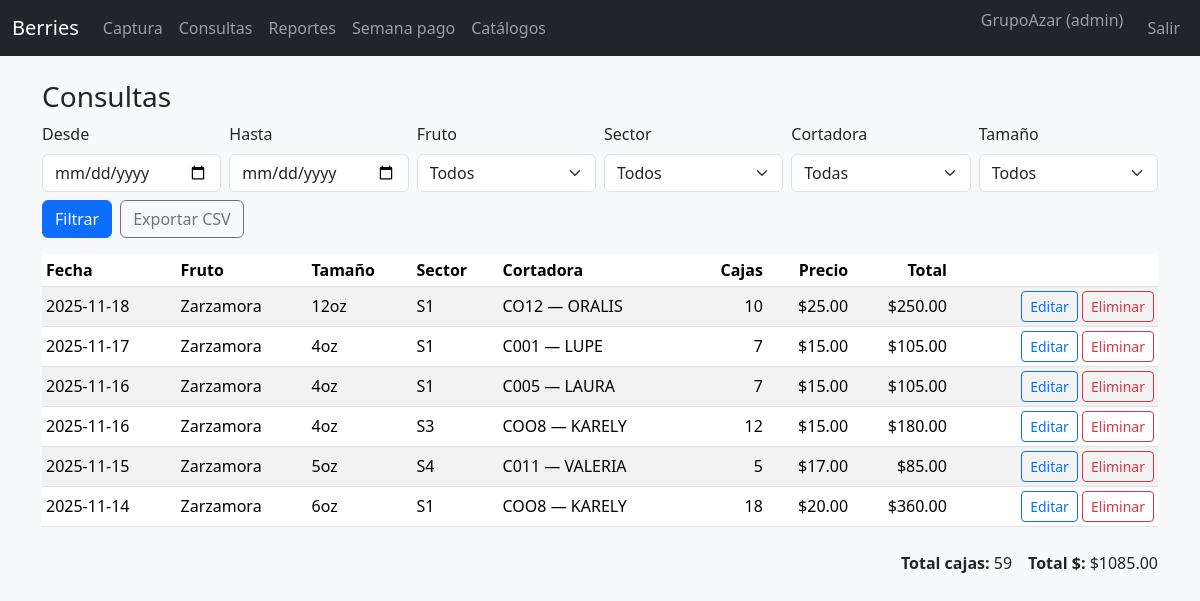
The app's page /harvests (signed in) with its own data.
### models.py (models this page shows)
class User(Base):
    __tablename__ = "users"
    id = Column(Integer, primary_key=True)
    username = Column(String(50), unique=True, nullable=False)
    password_hash = Column(String(200), nullable=False)
    role = Column(String(20), nullable=False, default="capturista")
    active = Column(Integer, default=1)

class Harvest(Base):
    __tablename__ = "harvests"
    id = Column(Integer, primary_key=True)
    date = Column(Date, nullable=False)
    fruit_id  = Column(Integer, ForeignKey("fruits.id"), nullable=False)
    sector_id = Column(Integer, ForeignKey("sectors.id"), nullable=False)
    picker_id = Column(Integer, ForeignKey("pickers.id"), nullable=False)
    size_id   = Column(Integer, ForeignKey("box_sizes.id"), nullable=False)
    boxes = Column(Integer, nullable=False, default=0)
    price_per_box = Column(Numeric(10,2), nullable=False, default=0)
    total = Column(Numeric(12,2), nullable=False, default=0)
    created_by = Column(Integer, ForeignKey("users.id"))
    created_at = Column(DateTime, default=datetime.utcnow)
    fruit = relationship("Fruit")
    sector = relationship("Sector")
    picker = relationship("Picker")
    size   = relationship("BoxSize")
    creator= relationship("User")

class Fruit(Base):
    __tablename__ = "fruits"
    id = Column(Integer, primary_key=True)
    name = Column(String(50), unique=True, nullable=False)
    active = Column(Integer, default=1)

class BoxSize(Base):
    __tablename__ = "box_sizes"
    id = Column(Integer, primary_key=True)
    name = Column(String(20), unique=True, nullable=False)
    active = Column(Integer, default=1)

class Sector(Base):
    __tablename__ = "sectors"
    id = Column(Integer, primary_key=True)
    code = Column(String(20), unique=True, nullable=False)
    description = Column(String(100))
    active = Column(Integer, default=1)

class Picker(Base):
    __tablename__ = "pickers"
    id = Column(Integer, primary_key=True)
    code = Column(String(20), unique=True, nullable=False)
    name = Column(String(100), nullable=False)
    active = Column(Integer, default=1)

### app.py (the view)
@app.route("/harvests")
@login_required
def harvest_list():
    db=get_db(); q=db.query(Harvest)
    df=request.args.get("date_from"); dt=request.args.get("date_to")
    fruit_id=request.args.get("fruit_id"); sector_id=request.args.get("sector_id")
    picker_id=request.args.get("picker_id"); size_id=request.args.get("size_id")
    if df: q=q.filter(Harvest.date>=datetime.strptime(df,"%Y-%m-%d").date())
    if dt: q=q.filter(Harvest.date<=datetime.strptime(dt,"%Y-%m-%d").date())
    if fruit_id and fruit_id.isdigit():  q=q.filter(Harvest.fruit_id==int(fruit_id))
    if sector_id and sector_id.isdigit():q=q.filter(Harvest.sector_id==int(sector_id))
    if picker_id and picker_id.isdigit():q=q.filter(Harvest.picker_id==int(picker_id))
    if size_id and size_id.isdigit():    q=q.filter(Harvest.size_id==int(size_id))
    items = q.order_by(Harvest.date.desc(), Harvest.id.desc()).limit(2000).all()
    fruits  = db.query(Fruit).order_by(Fruit.name).all()
    sectors = db.query(Sector).order_by(Sector.code).all()
    pickers = db.query(Picker).order_by(Picker.code).all()
    sizes   = db.query(BoxSize).order_by(BoxSize.name).all()
    total_boxes = sum(i.boxes for i in items) if items else 0
    total_money = sum(float(i.total) for i in items) if items else 0.0
    return render_template("harvest_list.html", items=items, fruits=fruits, sectors=sectors,
                           pickers=pickers, sizes=sizes, total_boxes=total_boxes, total_money=total_money)

### app.py (called while the page is built)
def get_db(): return SessionLocal()

@login_manager.user_loader
def load_user(uid):
    db = get_db()
    u = db.get(User, int(uid))
    return UserAdapter(u) if u else None

@app.context_processor
def inject_today(): return {"today": date.today()}

    @property
    def role(self): return self._u.role

    @property
    def username(self): return self._u.username

### templates/harvest_list.html (shortened to what this page needs)
{% extends 'base.html' %}
{% block content %}
<h3>Consultas</h3>
<form class='row g-2 mb-3' method='get'>
  <div class='col-md-2'><label class='form-label'>Desde</label><input type='date' class='form-control' name='date_from' value='{{ request.args.get('date_from','') }}'></div>
  <div class='col-md-2'><label class='form-label'>Hasta</label><input type='date' class='form-control' name='date_to' value='{{ request.args.get('date_to','') }}'></div>
  <div class='col-md-2'><label class='form-label'>Fruto</label><select class='form-select' name='fruit_id'><option value=''>Todos</option></select></div>
  <div class='col-md-2'><label class='form-label'>Sector</label><select class='form-select' name='sector_id'><option value=''>Todos</option></select></div>
  <div class='col-md-2'><label class='form-label'>Cortadora</label><select class='form-select' name='picker_id'><option value=''>Todas</option></select></div>
  <div class='col-md-2'><label class='form-label'>Tamaño</label><select class='form-select' name='size_id'><option value=''>Todos</option></select></div>
  <div class='col-12 d-flex align-items-end mt-2'>
    <button class='btn btn-primary me-2'>Filtrar</button>
    <a class='btn btn-outline-secondary' href='{{ url_for('export_csv') }}?date_from={{ request.args.get('date_from','') }}&date_to={{ request.args.get('date_to','') }}&fruit_id={{ request.args.get('fruit_id','') }}&sector_id={{ request.args.get('sector_id','') }}&picker_id={{ request.args.get('picker_id','') }}&size_id={{ request.args.get('size_id','') }}'>Exportar CSV</a>
  </div>
</form>
<div class='table-responsive'><table class='table table-sm table-striped align-middle'>
  <thead><tr><th>Fecha</th><th>Fruto</th><th>Tamaño</th><th>Sector</th><th>Cortadora</th><th class='text-end'>Cajas</th><th class='text-end'>Precio</th><th class='text-end'>Total</th><th></th></tr></thead>
  <tbody>
    {% for i in items %}
    <tr>
      <td>{{ i.date }}</td><td>{{ i.fruit.name }}</td><td>{{ i.size.name }}</td><td>{{ i.sector.code }}</td><td>{{ i.picker.code }} — {{ i.picker.name }}</td>
      <td class='text-end'>{{ i.boxes }}</td><td class='text-end'>${{ '%.2f'|format(i.price_per_box) }}</td><td class='text-end'>${{ '%.2f'|format(i.total) }}</td>
      <td class='text-end'>
        <a class='btn btn-sm btn-outline-primary' href='{{ url_for('harvest_edit', hid=i.id) }}'>Editar</a>
        {% if current_user.role=='admin' %}
        <form class='d-inline' method='post' action='{{ url_for("harvest_delete", hid=i.id) }}' onsubmit="return confirm('¿Eliminar registro?');">
          <button class='btn btn-sm btn-outline-danger'>Eliminar</button>
        </form>
        {% endif %}
      </td>
    </tr>
    {% endfor %}
  </tbody>
</table></div>
<div class='mt-2 d-flex justify-content-end gap-3'>
  <div><b>Total cajas:</b> {{ total_boxes }}</div>
  <div><b>Total $:</b> ${{ '%.2f'|format(total_money) }}</div>
</div>
{% endblock %}

### templates/base.html (shortened to what this page needs)
<!doctype html>
<html lang="es">
<head>
  <link href="https://cdn.jsdelivr.net/npm/bootstrap@5.3.3/dist/css/bootstrap.min.css" rel="stylesheet">
</head>
<body class="bg-light">
<nav class="navbar navbar-expand-lg navbar-dark bg-dark">
  <div class="container-fluid">
    <a class="navbar-brand" href="{{ url_for('index') }}">Berries</a>
    <div class="collapse navbar-collapse" id="navbars">
      <ul class="navbar-nav me-auto">
        {% if current_user.is_authenticated %}
          <li class="nav-item"><a class="nav-link" href="{{ url_for('harvest_new') }}">Captura</a></li>
          <li class="nav-item"><a class="nav-link" href="{{ url_for('harvest_list') }}">Consultas</a></li>
          <li class="nav-item"><a class="nav-link" href="{{ url_for('reports') }}">Reportes</a></li>
          <li class="nav-item"><a class="nav-link" href="{{ url_for('weekly') }}">Semana pago</a></li>
          {% if current_user.role == 'admin' %}
            <li class="nav-item"><a class="nav-link" href="{{ url_for('catalogs') }}">Catálogos</a></li>
          {% endif %}
        {% endif %}
      </ul>
      <ul class="navbar-nav">
        {% if current_user.is_authenticated %}
          <li class="nav-item"><span class="navbar-text me-3">{{ current_user.username }} ({{ current_user.role }})</span></li>
          <li class="nav-item"><a class="nav-link" href="{{ url_for('logout') }}">Salir</a></li>
        {% else %}
          <li class="nav-item"><a class="nav-link" href="{{ url_for('login') }}">Entrar</a></li>
        {% endif %}
      </ul>
    </div>
  </div>
</nav>
<main class="container py-4">
  {% block content %}{% endblock %}
</main>
</body>
</html>

### records on screen
User: username "GrupoAzar", role "admin"
Harvest: date "2025-11-18", fruit.name "Zarzamora", size.name "12oz", sector.code "S1", picker.code "CO12", picker.name "ORALIS", boxes "10", price_per_box "25.00", total "250.00"
Harvest: date "2025-11-17", fruit.name "Zarzamora", size.name "4oz", sector.code "S1", picker.code "C001", picker.name "LUPE", boxes "7", price_per_box "15.00", total "105.00"
Harvest: date "2025-11-16", fruit.name "Zarzamora", size.name "4oz", sector.code "S1", picker.code "C005", picker.name "LAURA", boxes "7", price_per_box "15.00", total "105.00"
Harvest: date "2025-11-16", fruit.name "Zarzamora", size.name "4oz", sector.code "S3", picker.code "COO8", picker.name "KARELY", boxes "12", price_per_box "15.00", total "180.00"
Harvest: date "2025-11-15", fruit.name "Zarzamora", size.name "5oz", sector.code "S4", picker.code "C011", picker.name "VALERIA", boxes "5", price_per_box "17.00", total "85.00"
Harvest: date "2025-11-14", fruit.name "Zarzamora", size.name "6oz", sector.code "S1", picker.code "COO8", picker.name "KARELY", boxes "18", price_per_box "20.00", total "360.00"

### other values on screen
{{ total_boxes }} "59"
{{ '%.2f'|format(total_money) }} "1085.00"
